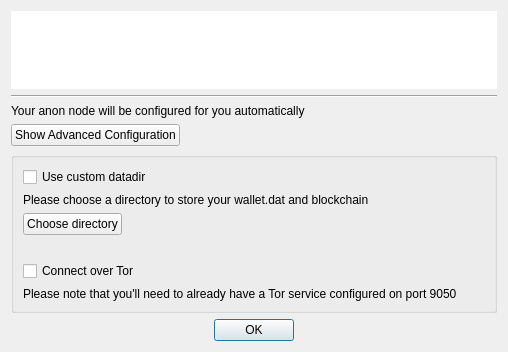
<?xml version="1.0" encoding="UTF-8"?>
<ui version="4.0">
 <class>createAnonConf</class>
 <widget class="QDialog" name="createAnonConf">
  <property name="geometry">
   <rect>
    <x>0</x>
    <y>0</y>
    <width>508</width>
    <height>352</height>
   </rect>
  </property>
  <property name="windowTitle">
   <string>Configure anon.conf</string>
  </property>
  <layout class="QGridLayout" name="gridLayout">
   <item row="0" column="1">
    <widget class="FilledIconLabel" name="lblTopIcon">
     <property name="sizePolicy">
      <sizepolicy hsizetype="Preferred" vsizetype="MinimumExpanding">
       <horstretch>0</horstretch>
       <verstretch>0</verstretch>
      </sizepolicy>
     </property>
     <property name="styleSheet">
      <string notr="true">background: #fff;</string>
     </property>
     <property name="text">
      <string notr="true"/>
     </property>
     <property name="scaledContents">
      <bool>true</bool>
     </property>
    </widget>
   </item>
   <item row="1" column="1">
    <widget class="Line" name="line">
     <property name="orientation">
      <enum>Qt::Horizontal</enum>
     </property>
    </widget>
   </item>
   <item row="6" column="1">
    <widget class="QDialogButtonBox" name="buttonBox">
     <property name="orientation">
      <enum>Qt::Horizontal</enum>
     </property>
     <property name="standardButtons">
      <set>QDialogButtonBox::Ok</set>
     </property>
     <property name="centerButtons">
      <bool>true</bool>
     </property>
    </widget>
   </item>
   <item row="3" column="1">
    <layout class="QHBoxLayout" name="horizontalLayout_3">
     <item>
      <widget class="QPushButton" name="btnAdvancedConfig">
       <property name="text">
        <string>Show Advanced Configuration</string>
       </property>
       <property name="checkable">
        <bool>true</bool>
       </property>
      </widget>
     </item>
     <item>
      <spacer name="horizontalSpacer_2">
       <property name="orientation">
        <enum>Qt::Horizontal</enum>
       </property>
       <property name="sizeHint" stdset="0">
        <size>
         <width>40</width>
         <height>20</height>
        </size>
       </property>
      </spacer>
     </item>
    </layout>
   </item>
   <item row="2" column="1">
    <widget class="QLabel" name="label">
     <property name="text">
      <string>Your anon node will be configured for you automatically</string>
     </property>
     <property name="alignment">
      <set>Qt::AlignLeading|Qt::AlignLeft|Qt::AlignVCenter</set>
     </property>
    </widget>
   </item>
   <item row="4" column="1">
    <widget class="QGroupBox" name="grpAdvanced">
     <property name="title">
      <string/>
     </property>
     <layout class="QGridLayout" name="gridLayout_2">
      <item row="0" column="0">
       <widget class="QCheckBox" name="chkCustomDatadir">
        <property name="text">
         <string>Use custom datadir</string>
        </property>
       </widget>
      </item>
      <item row="1" column="0">
       <widget class="QLabel" name="label_2">
        <property name="text">
         <string>Please choose a directory to store your wallet.dat and blockchain</string>
        </property>
       </widget>
      </item>
      <item row="2" column="0">
       <layout class="QHBoxLayout" name="horizontalLayout">
        <item>
         <widget class="QPushButton" name="btnPickDir">
          <property name="text">
           <string>Choose directory</string>
          </property>
         </widget>
        </item>
        <item>
         <widget class="QLabel" name="lblDirName">
          <property name="text">
           <string notr="true"/>
          </property>
         </widget>
        </item>
        <item>
         <spacer name="horizontalSpacer">
          <property name="orientation">
           <enum>Qt::Horizontal</enum>
          </property>
          <property name="sizeHint" stdset="0">
           <size>
            <width>40</width>
            <height>20</height>
           </size>
          </property>
         </spacer>
        </item>
       </layout>
      </item>
      <item row="3" column="0">
       <widget class="QLabel" name="label_4">
        <property name="text">
         <string notr="true"/>
        </property>
       </widget>
      </item>
      <item row="4" column="0">
       <widget class="QCheckBox" name="chkUseTor">
        <property name="text">
         <string>Connect over Tor</string>
        </property>
       </widget>
      </item>
      <item row="5" column="0">
       <widget class="QLabel" name="label_5">
        <property name="text">
         <string>Please note that you'll need to already have a Tor service configured on port 9050</string>
        </property>
       </widget>
      </item>
     </layout>
    </widget>
   </item>
  </layout>
 </widget>
 <customwidgets>
  <customwidget>
   <class>FilledIconLabel</class>
   <extends>QLabel</extends>
   <header>fillediconlabel.h</header>
  </customwidget>
 </customwidgets>
 <resources/>
 <connections>
  <connection>
   <sender>buttonBox</sender>
   <signal>accepted()</signal>
   <receiver>createAnonConf</receiver>
   <slot>accept()</slot>
   <hints>
    <hint type="sourcelabel">
     <x>248</x>
     <y>254</y>
    </hint>
    <hint type="destinationlabel">
     <x>157</x>
     <y>274</y>
    </hint>
   </hints>
  </connection>
  <connection>
   <sender>buttonBox</sender>
   <signal>rejected()</signal>
   <receiver>createAnonConf</receiver>
   <slot>reject()</slot>
   <hints>
    <hint type="sourcelabel">
     <x>316</x>
     <y>260</y>
    </hint>
    <hint type="destinationlabel">
     <x>286</x>
     <y>274</y>
    </hint>
   </hints>
  </connection>
 </connections>
</ui>
